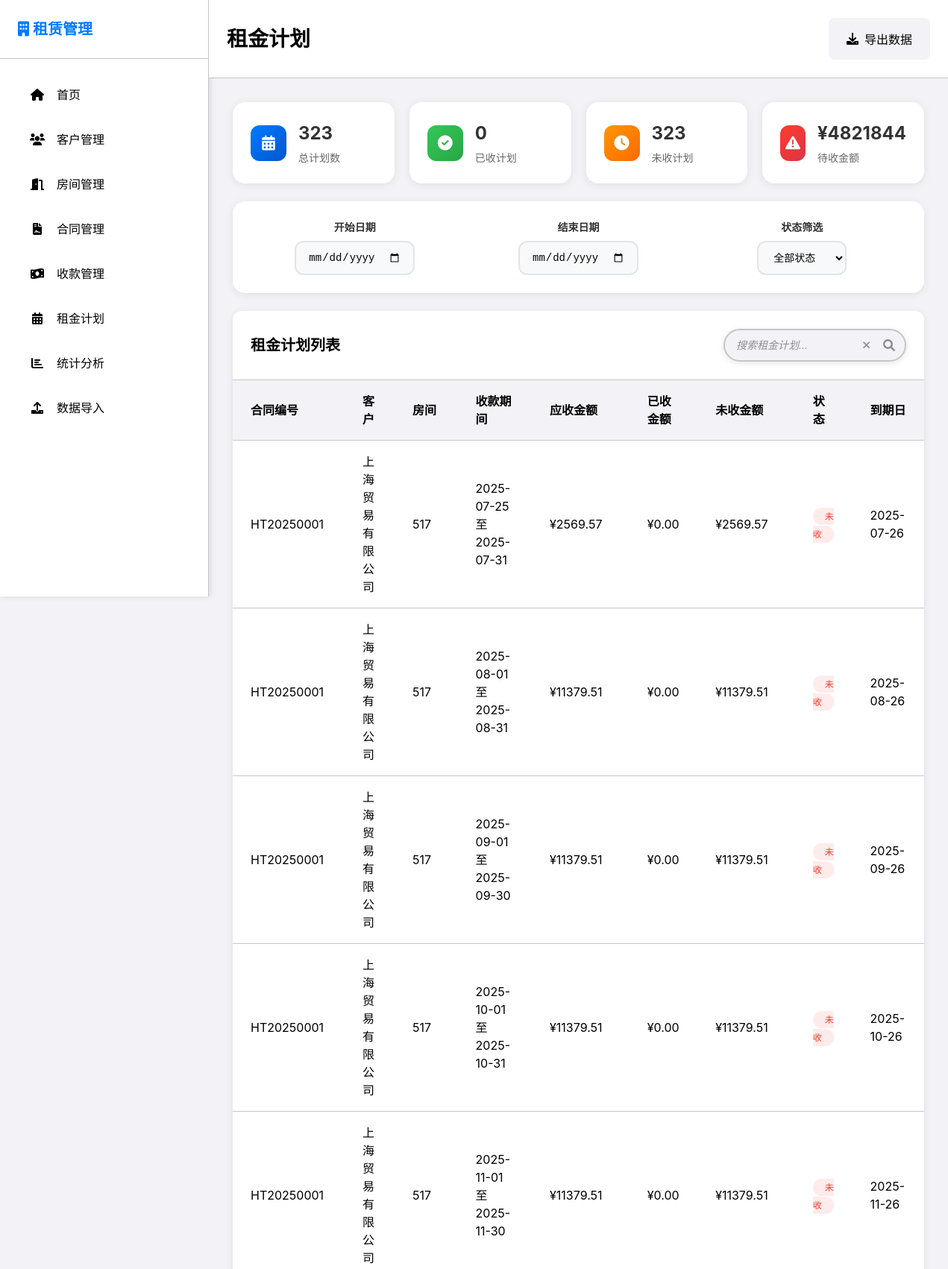
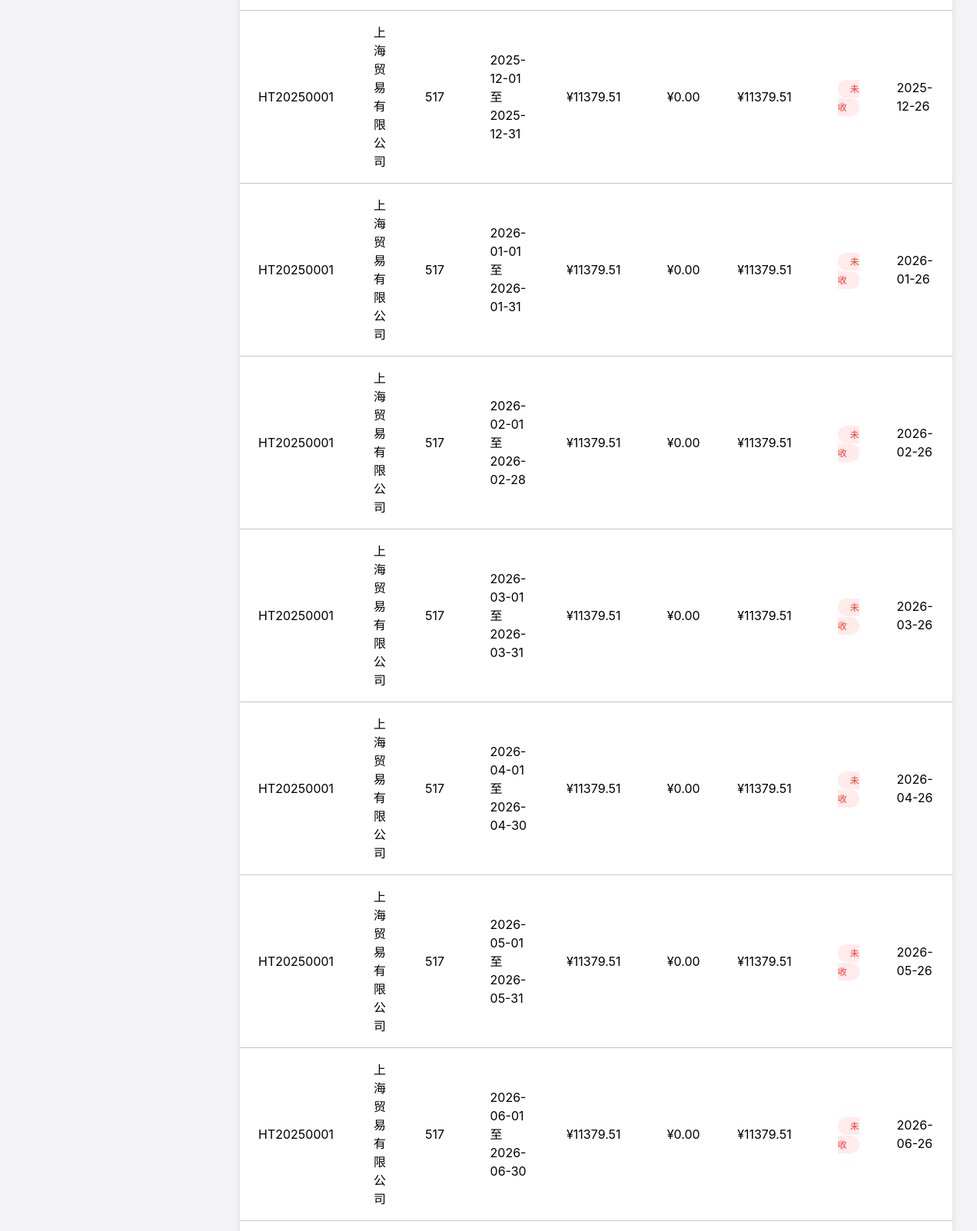
The app's page /rent_plans (upper part) with its own data (2 pictures, top to bottom).
### app.py (models this page shows)
class RentPlan(db.Model):
    id = db.Column(db.Integer, primary_key=True)
    contract_id = db.Column(db.Integer, db.ForeignKey('contract.id'), nullable=False)
    year = db.Column(db.Integer, nullable=False)
    month = db.Column(db.Integer, nullable=False)
    start_day = db.Column(db.Integer, nullable=False)  # 开始日
    end_day = db.Column(db.Integer, nullable=False)    # 结束日
    period_start_date = db.Column(db.Date, nullable=False)  # 期间开始日期
    period_end_date = db.Column(db.Date, nullable=False)    # 期间结束日期
    days = db.Column(db.Integer, nullable=False)       # 实际天数
    amount = db.Column(db.Float, nullable=False)       # 应收金额
    received_amount = db.Column(db.Float, default=0.0) # 已收金额
    status = db.Column(db.String(20), default='未收')  # 状态：未收/部分收款/已收
    due_date = db.Column(db.Date, nullable=False)      # 到期日
    created_at = db.Column(db.DateTime, default=datetime.utcnow)
    contract = db.relationship('Contract', backref='rent_plans')

class Contract(db.Model):
    id = db.Column(db.Integer, primary_key=True)
    contract_number = db.Column(db.String(100), unique=True, nullable=False)
    customer_id = db.Column(db.Integer, db.ForeignKey('customer.id'), nullable=False)
    room_id = db.Column(db.Integer, db.ForeignKey('room.id'), nullable=False)
    start_date = db.Column(db.Date, nullable=False)
    end_date = db.Column(db.Date, nullable=False)
    unit_price = db.Column(db.Float, nullable=False)  # 租金单价（元/㎡/月）
    monthly_rent = db.Column(db.Float, nullable=False)  # 月租金
    yearly_rent = db.Column(db.Float, nullable=False)  # 年租金
    contract_amount = db.Column(db.Float, nullable=False)  # 合同金额
    payment_frequency = db.Column(db.String(20), nullable=False)  # 付款周期（月、季度、年付、半年付、其他）
    received_amount = db.Column(db.Float, default=0.0)  # 收款金额
    deposit_contract = db.Column(db.Float, nullable=False)  # 合同约定保证金
    deposit_received = db.Column(db.Float, nullable=False)  # 实收保证金
    payment_day = db.Column(db.Integer, nullable=False)  # 付款日
    payment_method = db.Column(db.String(50), nullable=False)  # 收租方式
    invoice_method = db.Column(db.String(20), nullable=False)  # 开票方式
    first_payment_start = db.Column(db.Date, nullable=False)  # 第一期收款开始日期
    first_payment_end = db.Column(db.Date, nullable=False)  # 第一期收款结束日期
    total_periods = db.Column(db.Integer, nullable=False)  # 总期数
    next_payment_date = db.Column(db.Date, nullable=False)  # 下次收款日期
    remarks = db.Column(db.Text)
    status = db.Column(db.String(20), default='有效')  # 合同状态
    created_at = db.Column(db.DateTime, default=datetime.utcnow)
    updated_at = db.Column(db.DateTime, default=datetime.utcnow, onupdate=datetime.utcnow)
    customer = db.relationship('Customer', backref='contracts')
    room = db.relationship('Room', backref='contracts')

class Customer(db.Model):
    id = db.Column(db.Integer, primary_key=True)
    customer_id = db.Column(db.String(50), unique=True, nullable=False)
    company_name = db.Column(db.String(200), nullable=False)
    contact_person = db.Column(db.String(100), nullable=False)
    contact_phone = db.Column(db.String(20), nullable=False)
    contact_email = db.Column(db.String(100))
    advance_cost = db.Column(db.Float, default=0.0)
    created_at = db.Column(db.DateTime, default=datetime.utcnow)
    updated_at = db.Column(db.DateTime, default=datetime.utcnow, onupdate=datetime.utcnow)

class Room(db.Model):
    id = db.Column(db.Integer, primary_key=True)
    room_number = db.Column(db.String(50), unique=True, nullable=False)
    area = db.Column(db.Float, nullable=False)  # 面积
    floor = db.Column(db.String(20), nullable=False)  # 楼层
    unit_price = db.Column(db.Float, nullable=False)  # 单价
    status = db.Column(db.String(20), default='空置')  # 状态：空置/已出租
    created_at = db.Column(db.DateTime, default=datetime.utcnow)
    updated_at = db.Column(db.DateTime, default=datetime.utcnow, onupdate=datetime.utcnow)

### app.py (the view)
@app.route('/rent_plans')
def rent_plans():
    rent_plans = RentPlan.query.all()
    return render_template('rent_plans.html', rent_plans=rent_plans)

### templates/rent_plans.html (shortened to what this page needs)
<!DOCTYPE html>
<html lang="zh-CN">
<head>
    <link rel="stylesheet" href="{{ url_for('static', filename='css/style.css') }}">
    <link href="https://cdnjs.cloudflare.com/ajax/libs/font-awesome/6.0.0/css/all.min.css" rel="stylesheet">
</head>
<body>
    <div class="container">
        <nav class="sidebar">
            <div class="sidebar-header">
                <h2><i class="fas fa-building"></i> 租赁管理</h2>
            </div>
            <ul class="nav-menu">
                <li class="nav-item">
                    <a href="{{ url_for('index') }}" class="nav-link">
                        <i class="fas fa-home"></i>
                        <span>首页</span>
                    </a>
                </li>
                <li class="nav-item">
                    <a href="{{ url_for('customers') }}" class="nav-link">
                        <i class="fas fa-users"></i>
                        <span>客户管理</span>
                    </a>
                </li>
                <li class="nav-item">
                    <a href="{{ url_for('rooms') }}" class="nav-link">
                        <i class="fas fa-door-open"></i>
                        <span>房间管理</span>
                    </a>
                </li>
                <li class="nav-item">
                    <a href="{{ url_for('contracts') }}" class="nav-link">
                        <i class="fas fa-file-contract"></i>
                        <span>合同管理</span>
                    </a>
                </li>
                <li class="nav-item">
                    <a href="{{ url_for('payments') }}" class="nav-link">
                        <i class="fas fa-money-bill-wave"></i>
                        <span>收款管理</span>
                    </a>
                </li>
                <li class="nav-item active">
                    <a href="{{ url_for('rent_plans') }}" class="nav-link">
                        <i class="fas fa-calendar-alt"></i>
                        <span>租金计划</span>
                    </a>
                </li>
                <li class="nav-item">
                    <a href="{{ url_for('statistics') }}" class="nav-link">
                        <i class="fas fa-chart-bar"></i>
                        <span>统计分析</span>
                    </a>
                </li>
                <li class="nav-item">
                    <a href="{{ url_for('import_data') }}" class="nav-link">
                        <i class="fas fa-upload"></i>
                        <span>数据导入</span>
                    </a>
                </li>
            </ul>
        </nav>
        <main class="main-content">
            <header class="header">
                <div class="header-content">
                    <h1>租金计划</h1>
                    <div class="header-actions">
                        <button class="btn btn-secondary" onclick="exportData('rent_plans')">
                            <i class="fas fa-download"></i> 导出数据
                        </button>
                    </div>
                </div>
            </header>
            <div class="dashboard">
                <div class="stats-cards">
                    <div class="stat-card">
                        <div class="stat-icon blue">
                            <i class="fas fa-calendar-alt"></i>
                        </div>
                        <div class="stat-content">
                            <h3>{{ rent_plans|length }}</h3>
                            <p>总计划数</p>
                        </div>
                    </div>
                    <div class="stat-card">
                        <div class="stat-icon green">
                            <i class="fas fa-check-circle"></i>
                        </div>
                        <div class="stat-content">
                            <h3>{{ rent_plans|selectattr('status', 'equalto', '已收')|list|length }}</h3>
                            <p>已收计划</p>
                        </div>
                    </div>
                    <div class="stat-card">
                        <div class="stat-icon orange">
                            <i class="fas fa-clock"></i>
                        </div>
                        <div class="stat-content">
                            <h3>{{ rent_plans|selectattr('status', 'equalto', '未收')|list|length }}</h3>
                            <p>未收计划</p>
                        </div>
                    </div>
                    <div class="stat-card">
                        <div class="stat-icon red">
                            <i class="fas fa-exclamation-triangle"></i>
                        </div>
                        <div class="stat-content">
                            <h3>¥{{ "%.0f"|format(rent_plans|sum(attribute='amount') - rent_plans|sum(attribute='received_amount')) }}</h3>
                            <p>待收金额</p>
                        </div>
                    </div>
                </div>
                <div class="filter-section">
                    <div class="filter-group">
                        <label for="startDate">开始日期</label>
                        <input type="date" id="startDate" onchange="filterRentPlans()">
                    </div>
                    <div class="filter-group">
                        <label for="endDate">结束日期</label>
                        <input type="date" id="endDate" onchange="filterRentPlans()">
                    </div>
                    <div class="filter-group">
                        <label for="statusFilter">状态筛选</label>
                        <select id="statusFilter" onchange="filterRentPlans()">
                            <option value="">全部状态</option>
                        </select>
                    </div>
                </div>
                <div class="table-container">
                    <div class="table-header">
                        <h2>租金计划列表</h2>
                        <div class="table-actions">
                            <input type="text" id="rentPlanSearch" placeholder="搜索租金计划...">
                        </div>
                    </div>
                    <table id="rentPlanTable">
                        <thead>
                            <tr>
                                <th>合同编号</th>
                                <th>客户</th>
                                <th>房间</th>
                                <th>收款期间</th>
                                <th>应收金额</th>
                                <th>已收金额</th>
                                <th>未收金额</th>
                                <th>状态</th>
                                <th>到期日</th>
                            </tr>
                        </thead>
                        <tbody>
                            {% for plan in rent_plans %}
                            <tr>
                                <td>{{ plan.contract.contract_number }}</td>
                                <td>{{ plan.contract.customer.company_name }}</td>
                                <td>{{ plan.contract.room.room_number if plan.contract.room else '未知房间' }}</td>
                                <td>{{ plan.period_start_date.strftime('%Y-%m-%d') }} 至 {{ plan.period_end_date.strftime('%Y-%m-%d') }}</td>
                                <td>¥{{ "%.2f"|format(plan.amount) }}</td>
                                <td>¥{{ "%.2f"|format(plan.received_amount) }}</td>
                                <td>¥{{ "%.2f"|format(plan.amount - plan.received_amount) }}</td>
                                <td>
                                    <span class="status-badge
                                        {% if plan.status == '已收' %}status-active
                                        {% elif plan.status == '部分收款' %}status-pending
                                        {% else %}status-inactive{% endif %}">
                                        {{ plan.status }}
                                    </span>
                                </td>
                                <td>{{ plan.due_date.strftime('%Y-%m-%d') }}</td>
                            </tr>
                            {% endfor %}
                        </tbody>
                    </table>
                </div>
            </div>
        </main>
    </div>
</body>
</html>

### templates/rent_plans.html (style rules this page uses)
.filter-section { background: white; border-radius: 16px; padding: 24px; margin-bottom: 24px; box-shadow: 0 2px 12px rgba(0, 0, 0, 0.08); display: grid; grid-template-columns: repeat(auto-fit, minmax(200px, 1fr)); gap: 20px; align-items: end; }
.filter-group { display: flex; flex-direction: column; gap: 8px; }
.filter-group label { font-weight: 600; color: #333; font-size: 14px; }
.filter-group input, .filter-group select { padding: 12px 16px; border: 2px solid #e1e5e9; border-radius: 12px; font-size: 14px; transition: all 0.3s ease; background: #f8f9fa; }
.stats-cards { display: grid; grid-template-columns: repeat(auto-fit, minmax(200px, 1fr)); gap: 20px; margin-bottom: 24px; }
.stat-card { background: white; border-radius: 16px; padding: 24px; box-shadow: 0 2px 12px rgba(0, 0, 0, 0.08); display: flex; align-items: center; gap: 16px; }
.stat-icon { width: 48px; height: 48px; border-radius: 12px; display: flex; align-items: center; justify-content: center; font-size: 20px; color: white; }
.stat-icon.blue { background: linear-gradient(135deg, #007AFF, #0056CC); }
.stat-icon.green { background: linear-gradient(135deg, #34C759, #28A745); }
.stat-icon.orange { background: linear-gradient(135deg, #FF9500, #FF6B00); }
.stat-icon.red { background: linear-gradient(135deg, #FF3B30, #DC3545); }
.stat-content h3 { margin: 0; font-size: 24px; font-weight: 700; color: #333; }
.stat-content p { margin: 4px 0 0 0; color: #666; font-size: 14px; }

### records on screen
RentPlan: contract.contract_number "HT20250001", contract.customer.company_name "上海贸易有限公司", contract.room "517", period_start_date "2025-07-25", period_end_date "2025-07-31", amount "2569.57", received_amount "0.00", plan.amount-plan.received_amount "2569.57", status "未收", due_date "2025-07-26"
RentPlan: contract.contract_number "HT20250001", contract.customer.company_name "上海贸易有限公司", contract.room "517", period_start_date "2025-08-01", period_end_date "2025-08-31", amount "11379.51", received_amount "0.00", plan.amount-plan.received_amount "11379.51", status "未收", due_date "2025-08-26"
RentPlan: contract.contract_number "HT20250001", contract.customer.company_name "上海贸易有限公司", contract.room "517", period_start_date "2025-09-01", period_end_date "2025-09-30", amount "11379.51", received_amount "0.00", plan.amount-plan.received_amount "11379.51", status "未收", due_date "2025-09-26"
RentPlan: contract.contract_number "HT20250001", contract.customer.company_name "上海贸易有限公司", contract.room "517", period_start_date "2025-10-01", period_end_date "2025-10-31", amount "11379.51", received_amount "0.00", plan.amount-plan.received_amount "11379.51", status "未收", due_date "2025-10-26"
RentPlan: contract.contract_number "HT20250001", contract.customer.company_name "上海贸易有限公司", contract.room "517", period_start_date "2025-11-01", period_end_date "2025-11-30", amount "11379.51", received_amount "0.00", plan.amount-plan.received_amount "11379.51", status "未收", due_date "2025-11-26"
RentPlan: contract.contract_number "HT20250001", contract.customer.company_name "上海贸易有限公司", contract.room "517", period_start_date "2025-12-01", period_end_date "2025-12-31", amount "11379.51", received_amount "0.00", plan.amount-plan.received_amount "11379.51", status "未收", due_date "2025-12-26"
RentPlan: contract.contract_number "HT20250001", contract.customer.company_name "上海贸易有限公司", contract.room "517", period_start_date "2026-01-01", period_end_date "2026-01-31", amount "11379.51", received_amount "0.00", plan.amount-plan.received_amount "11379.51", status "未收", due_date "2026-01-26"
RentPlan: contract.contract_number "HT20250001", contract.customer.company_name "上海贸易有限公司", contract.room "517", period_start_date "2026-02-01", period_end_date "2026-02-28", amount "11379.51", received_amount "0.00", plan.amount-plan.received_amount "11379.51", status "未收", due_date "2026-02-26"
RentPlan: contract.contract_number "HT20250001", contract.customer.company_name "上海贸易有限公司", contract.room "517", period_start_date "2026-03-01", period_end_date "2026-03-31", amount "11379.51", received_amount "0.00", plan.amount-plan.received_amount "11379.51", status "未收", due_date "2026-03-26"
RentPlan: contract.contract_number "HT20250001", contract.customer.company_name "上海贸易有限公司", contract.room "517", period_start_date "2026-04-01", period_end_date "2026-04-30", amount "11379.51", received_amount "0.00", plan.amount-plan.received_amount "11379.51", status "未收", due_date "2026-04-26"
RentPlan: contract.contract_number "HT20250001", contract.customer.company_name "上海贸易有限公司", contract.room "517", period_start_date "2026-05-01", period_end_date "2026-05-31", amount "11379.51", received_amount "0.00", plan.amount-plan.received_amount "11379.51", status "未收", due_date "2026-05-26"
RentPlan: contract.contract_number "HT20250001", contract.customer.company_name "上海贸易有限公司", contract.room "517", period_start_date "2026-06-01", period_end_date "2026-06-30", amount "11379.51", received_amount "0.00", plan.amount-plan.received_amount "11379.51", status "未收", due_date "2026-06-26"

### other values on screen
{{ rent_plans|length }} "323"
{{ rent_plans|selectattr('status', 'equalto', '已收')|list|length }} "0"
{{ rent_plans|selectattr('status', 'equalto', '未收')|list|length }} "323"
